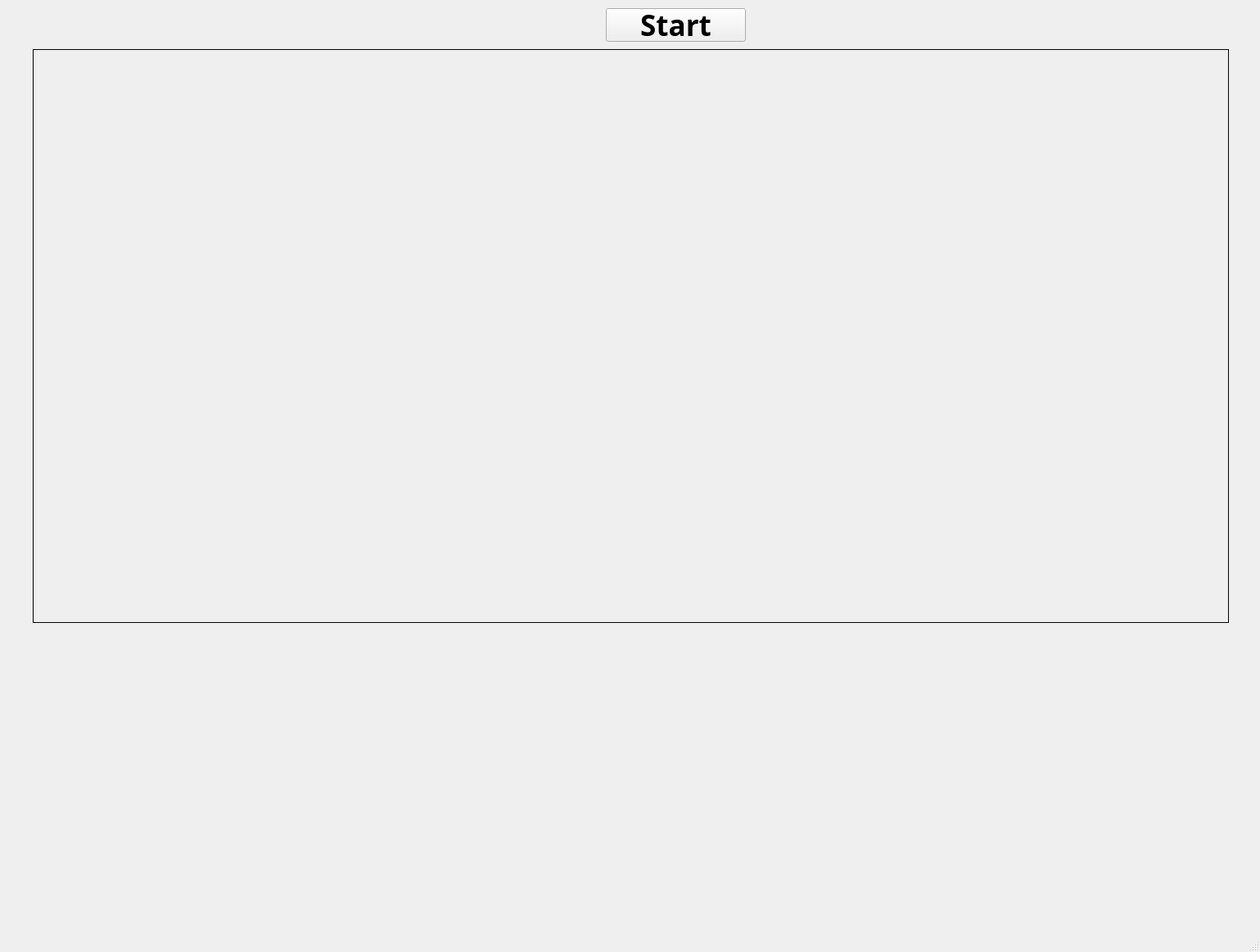
<?xml version="1.0" encoding="UTF-8"?>
<ui version="4.0">
 <class>MainWindow</class>
 <widget class="QMainWindow" name="MainWindow">
  <property name="geometry">
   <rect>
    <x>0</x>
    <y>0</y>
    <width>1539</width>
    <height>1163</height>
   </rect>
  </property>
  <property name="font">
   <font>
    <family>Showcard Gothic</family>
   </font>
  </property>
  <property name="windowTitle">
   <string>MainWindow</string>
  </property>
  <widget class="QWidget" name="centralwidget">
   <widget class="QLabel" name="workArea">
    <property name="geometry">
     <rect>
      <x>40</x>
      <y>60</y>
      <width>1461</width>
      <height>701</height>
     </rect>
    </property>
    <property name="frameShape">
     <enum>QFrame::Shape::Box</enum>
    </property>
    <property name="text">
     <string/>
    </property>
   </widget>
   <widget class="QPushButton" name="gridlines">
    <property name="geometry">
     <rect>
      <x>740</x>
      <y>10</y>
      <width>171</width>
      <height>41</height>
     </rect>
    </property>
    <property name="font">
     <font>
      <family>Script MT Bold</family>
      <pointsize>26</pointsize>
      <italic>false</italic>
      <bold>true</bold>
     </font>
    </property>
    <property name="text">
     <string>Start</string>
    </property>
   </widget>
  </widget>
  <widget class="QMenuBar" name="menubar">
   <property name="geometry">
    <rect>
     <x>0</x>
     <y>0</y>
     <width>1539</width>
     <height>25</height>
    </rect>
   </property>
  </widget>
  <widget class="QStatusBar" name="statusbar"/>
 </widget>
 <resources/>
 <connections/>
</ui>
